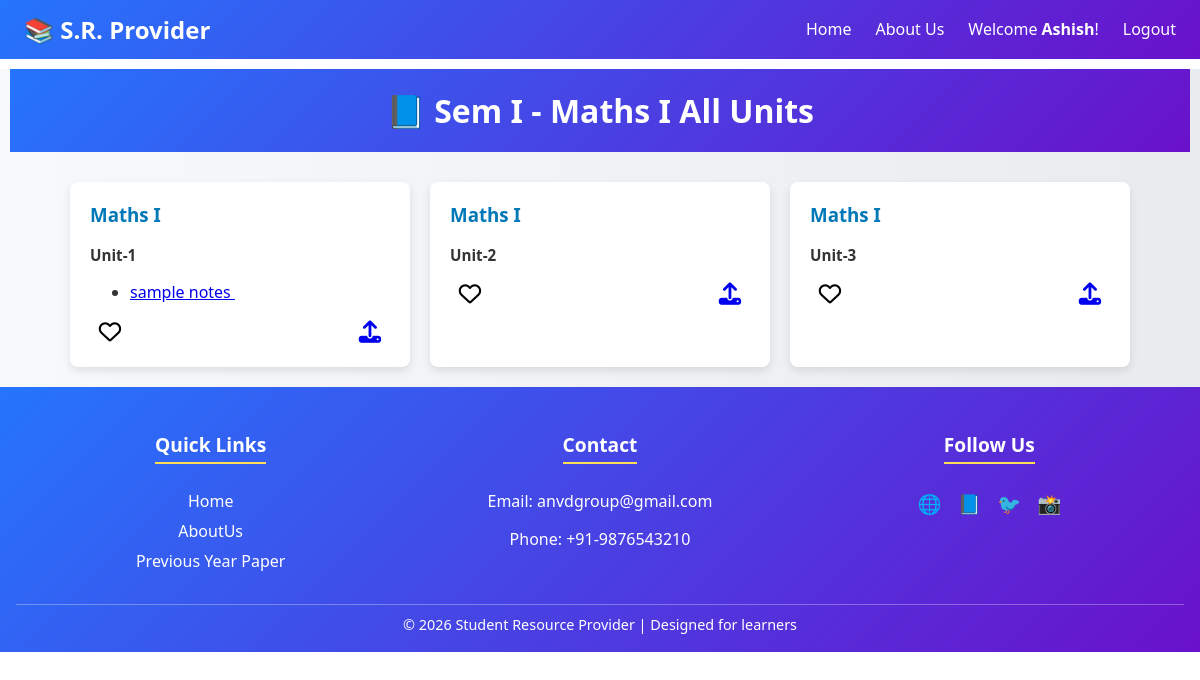
Screenshot of /units/e6b73bf56b2d4aec888055320d7adca1/ (signed in) with the database file from the repository.
### user_auth/models.py (models this page shows)
class CustomUser(AbstractUser):
   email = models.EmailField(unique=True)
   is_email_verified = models.BooleanField(default=False)
   email_otp = models.CharField(max_length=6, null=True, blank=True)
   otp_last_sent = models.DateTimeField(null=True, blank=True)

### resources/models.py (models this page shows, shortened)
class SemesterModel(models.Model):
    semester_id = models.UUIDField(primary_key=True,editable=False,default=uuid.uuid4)
    semester = models.CharField(choices=SEM_CHOISES,default='Sem I',max_length=10)
    course = models.ForeignKey(CourseModel,on_delete=models.CASCADE,related_name='semesters')

class Subject(models.Model):
    subject_id = models.UUIDField(primary_key=True,editable=False,default=uuid.uuid4)
    subject_name = models.CharField(max_length=200)
    semester = models.ForeignKey(SemesterModel, on_delete=models.CASCADE, related_name="subjects")

class Unit(models.Model):
    unit_id = models.UUIDField(primary_key=True,editable=False,default=uuid.uuid4)
    unit_number = models.PositiveIntegerField()
    unit_title = models.CharField(max_length=200)
    subject = models.ForeignKey(Subject, on_delete=models.CASCADE, related_name="units")

class Notes(models.Model):
    note_id = models.UUIDField(primary_key=True,editable=False,default=uuid.uuid4)
    title = models.CharField(max_length=200)
    file = models.FileField(upload_to="notes")   # uploaded file stored in MEDIA_ROOT/notes/
    uploaded_at = models.DateTimeField(auto_now_add=True)
    unit = models.ForeignKey(Unit, on_delete=models.CASCADE, related_name="notes")

### user_auth/views.py (the view)
# urls.py: path("units/<str:sub_id>/",views.all_units, name ="units"),
def all_units(request,sub_id):
    subject = Subject.objects.get(subject_id=sub_id)
    units = Unit.objects.filter(subject = sub_id)
    resources = {
        'units':units,
        'semester':subject.semester,
        'subject':subject,
    }
    return render(request,"notes/units.html",resources)

### user_auth/templates/notes/units.html (shortened to what this page needs)
{% extends "base.html" %}
{% block main %}
<head>
  {% load static %}
  <link href="https://cdnjs.cloudflare.com/ajax/libs/font-awesome/6.5.0/css/all.min.css" rel="stylesheet">
  <link rel="stylesheet" href="{% static 'notes.css' %}">
</head>
<div class = "notes-sem1">
  <header class = "top-heading">
    <h1>📘 {{semester.semester}} - {{subject.subject_name}} All Units</h1>
  </header>
  <div class="container">
    {% for unit in units %}
    <div class="card">
      <h3>{{subject.subject_name}}</h3>
      <p><strong>Unit-{{unit.unit_number}}</strong></p>
      <ul>
        {% for note in unit.notes.all %}
        <li><a href ="{{note.file.url}}" download target = "_blank"> {{note.title}} </a></li>
        {% endfor %}
      </ul>
      {% if request.user.is_authenticated %}
      <div class="actions">
        <button class="icon-btn like"><i class="fa-regular fa-heart"></i></button>
        <button class="icon-btn upload"><a href = "{% url "upload_note" %}"><i class="fa-solid fa-upload"></i></a></button>
      </div>
      {% endif %}
    </div>
    {% endfor %}
  </div>
</div>
</html>
{% endblock main %}

### user_auth/templates/navbar.html (shortened to what this page needs)
  <nav class="navbar">
    <div class="logo" >
      <a href = "{% url "home" %}">
        <span>📚 S.R. </span>Provider
      </a>
    </div>
    <ul id="nav-links">
      <li><a {% if request.path == '/' %} style = "text-decoration:underline; font-weight:600; color:skyblue;" {% endif %} href="{% url "home" %}">Home</a></li>
      <li><a {% if request.path == '/about-us/' %} style = "text-decoration:underline; font-weight:600; color:skyblue;" {% endif %} href="{% url "about" %}">About Us</a></li>
      {% if not request.user.is_authenticated %}
      <li><a {% if request.path == '/register/' %} style = "text-decoration:underline; font-weight:600; color:skyblue;" {% endif %} href="{% url "register" %}">Register</a></li>
      <li><a {% if request.path == '/login/' %} style = "text-decoration:underline; font-weight:600; color:skyblue;" {% endif %} href="{% url "login" %}">Login</a></li>
      {% else %}
      <li style="color: #fff;">Welcome <a href = {% url "profile" request.user.pk %}><strong style = "text-transform: capitalize;">{{ request.user.username }}</strong>!</a></li>
      <li><a href="{% url "logout" %}">Logout</a></li>
      {% endif %}
    </ul>
  </nav>

### user_auth/static/notes.css (style rules this page uses)
.notes-sem1 { margin: 0; font-family: 'Segoe UI', sans-serif; background: linear-gradient(to right, #f8f9fa, #e9ecef); color: #333; }
.top-heading { text-align: center; padding: 20px; background: linear-gradient(135deg, #2575fc, #6a11cb); color: white; margin:10px; }
h1 { margin: 0; font-size: 2rem; }
.container { display: flex; flex-wrap: wrap; justify-content: center; padding: 20px; gap: 20px; }
.card { background: white; border-radius: 8px; box-shadow: 0 4px 10px rgba(0,0,0,0.1); padding: 20px; width: 300px; transition: transform 0.2s ease, box-shadow 0.2s ease; }
.card h3 { margin-top: 0; color: #0077b6; }
.card p { font-size: 0.95rem; margin-bottom: 15px; }
.actions { display: flex; justify-content: space-between; }
.icon-btn { border: none; background: none; font-size: 1.4rem; cursor: pointer; transition: color 0.3s ease; }

### user_auth/templates/navbar.html (style rules this page uses)
body { margin: 0; font-family: 'Segoe UI', Tahoma, Geneva, Verdana, sans-serif; }
.navbar { display: flex; justify-content: space-between; position:sticky; top:0px; z-index:200; align-items: center; background: linear-gradient(135deg, #2575fc, #6a11cb); padding: 0.8rem 1.5rem; color: #fff; }
.navbar .logo { font-size: 1.5rem; font-weight: bold; }
.navbar ul { list-style: none; display: flex; margin: 0; padding: 0; }
.navbar ul li { margin-left: 1.5rem; }
.navbar ul li a { text-decoration: none; color: #fff; font-size: 1rem; transition: color 0.3s ease; }
.logo { font-family: "Segoe UI", Arial, sans-serif; font-size: 1.4rem; font-weight: 600; }
.logo a { text-decoration: none; color: white; transition: color 0.3s ease; }

### rows the page displays
CustomUser: user.username "Ashish"
SemesterModel: semester "Sem I"
Subject: subject_name "Maths I"
Unit: unit_number "1"
Notes: title "sample notes"
Unit: unit_number "2"
Unit: unit_number "3"
